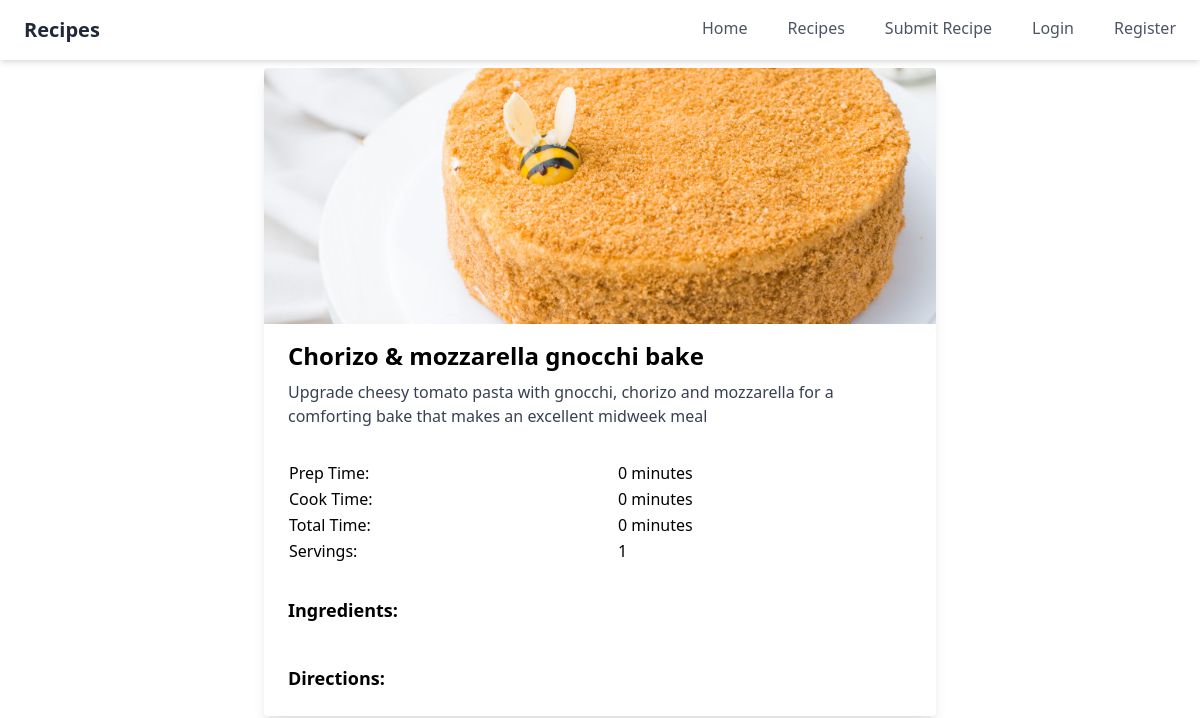
Page /recipes/1/ on the committed database.
### core/models.py (models this page shows, shortened)
class Recipe(models.Model):
    title = models.CharField(max_length=255)
    description = models.TextField()
    image = models.ImageField(upload_to='recipes/images/')
    prep_time = models.IntegerField(default=0)
    cook_time = models.IntegerField(default=0)
    total_time = models.IntegerField(default=0)
    servings = models.IntegerField(default=1)
    ingredients = models.TextField(help_text="Enter each ingredient on a new line.")
    directions = models.TextField(help_text="Enter each step on a new line.")

### core/views.py (the view)
# urls.py: path('recipes/<int:recipe_id>/', recipe_detail, name='recipe_detail'),
def recipe_detail(request, recipe_id):
    recipe = get_object_or_404(Recipe, pk=recipe_id)
    return render(request, 'core/recipe_detail.html', {'recipe': recipe})

### core/templates/core/recipe_detail.html (shortened to what this page needs)
{% extends 'core/base.html' %}
{% block content %}
<div class="container mx-auto px-4">
    <div class="max-w-2xl rounded overflow-hidden shadow-lg m-2 mx-auto">
        <img class="w-full h-64 object-cover" src="{{ recipe.image.url }}" alt="{{ recipe.title }}">
        <div class="px-6 py-4">
            <div class="font-bold text-2xl mb-2">{{ recipe.title }}</div>
            <p class="text-gray-700 text-base">{{ recipe.description }}</p>
        </div>
        <div class="px-6 py-4">
            <table class="table-auto w-full">
                <tr>
                    <td>Prep Time:</td>
                    <td>{{ recipe.prep_time }} minutes</td>
                </tr>
                <tr>
                    <td>Cook Time:</td>
                    <td>{{ recipe.cook_time }} minutes</td>
                </tr>
                <tr>
                    <td>Total Time:</td>
                    <td>{{ recipe.total_time }} minutes</td>
                </tr>
                <tr>
                    <td>Servings:</td>
                    <td>{{ recipe.servings }}</td>
                </tr>
            </table>
        </div>
        <div class="px-6 py-4">
            <h2 class="font-bold text-lg mb-2">Ingredients:</h2>
        </div>
        <div class="px-6 py-4">
            <h2 class="font-bold text-lg mb-2">Directions:</h2>
        </div>
    </div>
</div>
{% endblock %}

### rows in the picture
Recipe: image (picture), title "Chorizo & mozzarella gnocchi bake", description "Upgrade cheesy tomato pasta with gnocchi, chorizo and mozzarella for a comforting bake that makes an excellent midweek meal", prep_time "0", cook_time "0", total_time "0", servings "1"
